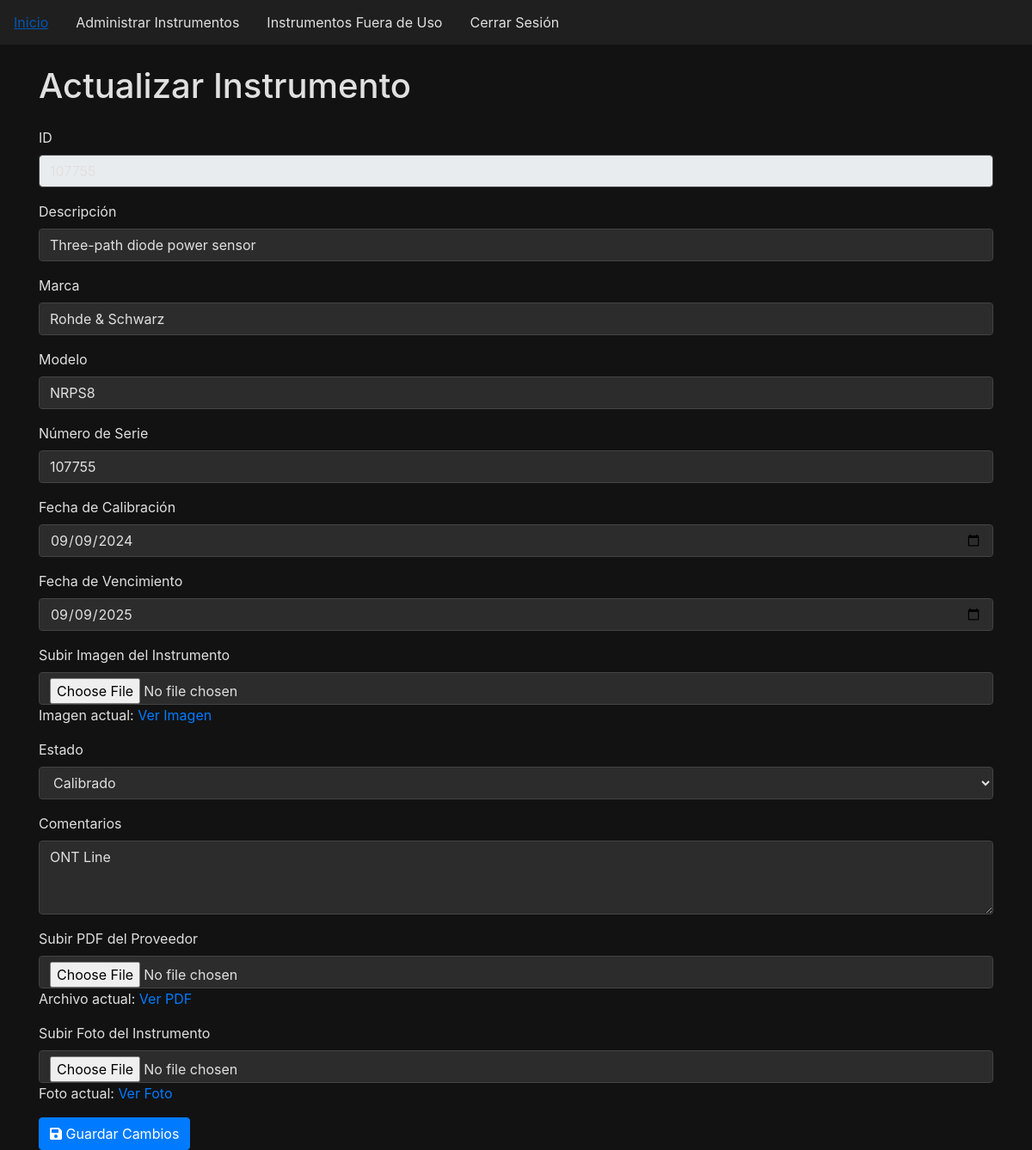
/update.php?id=107755 (signed in), run on the app's committed database.
### tables this page shows
CREATE TABLE `instruments` (
  `ID` varchar(50) NOT NULL,
  `Picture` varchar(255) DEFAULT NULL,
  `Description` varchar(255) DEFAULT NULL,
  `Brand` varchar(255) DEFAULT NULL,
  `Model` varchar(255) DEFAULT NULL,
  `SerialNumber` varchar(255) DEFAULT NULL,
  `HW_ZL` varchar(255) DEFAULT NULL,
  `CalDate` date DEFAULT NULL,
  `DueDate` date DEFAULT NULL,
  `DaysCounter` int(11) DEFAULT NULL,
  `Status` enum('fuera de calibracion','calibrado','en proceso de calibracion') NOT NULL DEFAULT 'fuera de calibracion',
  `Comments` varchar(255) DEFAULT NULL,
  `PdfPath` varchar(255) DEFAULT NULL
);

### update.php (the view, shortened to what this page needs)
<?php
$conn = getConnection('admin');
if (isset($_GET['id']) || isset($_POST['id'])) {
    if (isset($_GET['id'])) {
        $id = $_GET['id'];
    } else {
        $id = $_POST['id'];
    }
    $sql = "SELECT * FROM Instruments WHERE ID = ?";
    $stmt = $conn->prepare($sql);
    $stmt->bind_param("s", $id);
    $stmt->execute();
    $result = $stmt->get_result();
    $instrument = $result->fetch_assoc();
} else {
    die("ID no proporcionado.");
}
?>
<!DOCTYPE html>
<html>
<head>
    <link rel="stylesheet" href="https://stackpath.bootstrapcdn.com/bootstrap/4.5.2/css/bootstrap.min.css">
    <link rel="stylesheet" href="https://cdnjs.cloudflare.com/ajax/libs/font-awesome/5.15.1/css/all.min.css">
</head>
<body>
    <?php include 'menu.php'; ?>
    <div class="container">
        <h1 class="my-4">Actualizar Instrumento</h1>
        <form method="POST" action="update.php" enctype="multipart/form-data">
            <div class="form-group">
                <label for="id">ID</label>
                <input type="text" class="form-control" id="id" value="<?php echo htmlspecialchars($instrument['ID']); ?>" readonly>
            </div>
            <div class="form-group">
                <label for="description">Descripción</label>
                <input type="text" class="form-control" id="description" name="description" value="<?php echo htmlspecialchars($instrument['Description']); ?>" required>
            </div>
            <div class="form-group">
                <label for="brand">Marca</label>
                <input type="text" class="form-control" id="brand" name="brand" value="<?php echo htmlspecialchars($instrument['Brand']); ?>" required>
            </div>
            <div class="form-group">
                <label for="model">Modelo</label>
                <input type="text" class="form-control" id="model" name="model" value="<?php echo htmlspecialchars($instrument['Model']); ?>" required>
            </div>
            <div class="form-group">
                <label for="serialNumber">Número de Serie</label>
                <input type="text" class="form-control" id="serialNumber" name="serialNumber" value="<?php echo htmlspecialchars($instrument['SerialNumber']); ?>" required>
            </div>
            <div class="form-group">
                <label for="calDate">Fecha de Calibración</label>
                <input type="date" class="form-control" id="calDate" name="calDate" value="<?php echo htmlspecialchars($instrument['CalDate']); ?>" required>
            </div>
            <div class="form-group">
                <label for="dueDate">Fecha de Vencimiento</label>
                <input type="date" class="form-control" id="dueDate" name="dueDate" value="<?php echo htmlspecialchars($instrument['DueDate']); ?>" required>
            </div>
            <div class="form-group">
                <label for="picture">Subir Imagen del Instrumento</label>
                <input type="file" class="form-control" id="picture" name="picture" accept="image/*">
                <?php if (!empty($instrument['Picture'])): ?>
                    <p>Imagen actual: <a href="<?php echo htmlspecialchars($instrument['Picture']); ?>" target="_blank">Ver Imagen</a></p>
                <?php endif; ?>
            </div>
            <div class="form-group">
                <label for="status">Estado</label>
                <select class="form-control" id="status" name="status" required>
                    <option value="Calibrado" <?php if ($instrument['Status'] == 'Calibrado') echo 'selected'; ?>>Calibrado</option>
                </select>
            </div>
            <div class="form-group">
                <label for="comments">Comentarios</label>
                <textarea class="form-control" id="comments" name="comments" rows="3" required><?php echo htmlspecialchars($instrument['Comments']); ?></textarea>
            </div>
            <div class="form-group">
                <label for="pdf">Subir PDF del Proveedor</label>
                <input type="file" class="form-control" id="pdf" name="pdf" accept="application/pdf">
                <?php if (!empty($instrument['PdfPath'])): ?>
                    <p>Archivo actual: <a href="<?php echo htmlspecialchars($instrument['PdfPath']); ?>" target="_blank">Ver PDF</a></p>
                <?php endif; ?>
            </div>
            <div class="form-group">
                <label for="picture">Subir Foto del Instrumento</label>
                <input type="file" class="form-control" id="picture" name="picture" accept="image/*">
                <?php if (!empty($instrument['Picture'])): ?>
                    <p>Foto actual: <a href="<?php echo htmlspecialchars($instrument['Picture']); ?>" target="_blank">Ver Foto</a></p>
                <?php endif; ?>
            </div>
            <button type="submit" class="btn btn-primary"><i class="fas fa-save"></i> Guardar Cambios</button>
        </form>
    </div>
</body>
</html>

### update.php (style rules this page uses)
body { background-color: #121212; color: #e0e0e0; }
.form-control { background-color: #2c2c2c; color: #e0e0e0; border: 1px solid #444444; }
.form-control::placeholder { color: #e0e0e0; }
.btn-primary { background-color: #007bff; border-color: #007bff; color: #ffffff; }
.container { margin-top: 20px; }

### data on the page
instruments: ID "107755", description "Three-path diode power sensor", brand "Rohde & Schwarz", model "NRPS8", serialNumber "107755", calDate "09/09/2024", dueDate "09/09/2025", comments "ONT Line"
